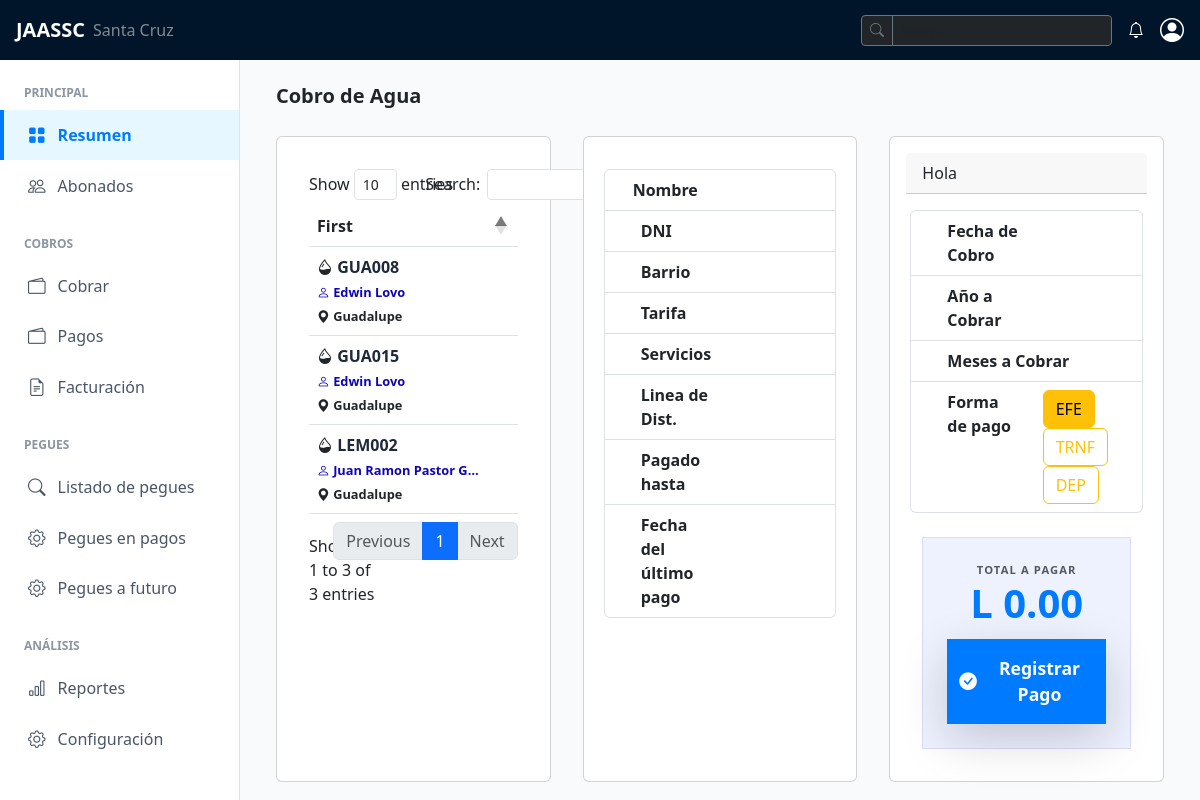
Before: /cobros/facturacion/ with the older database file.
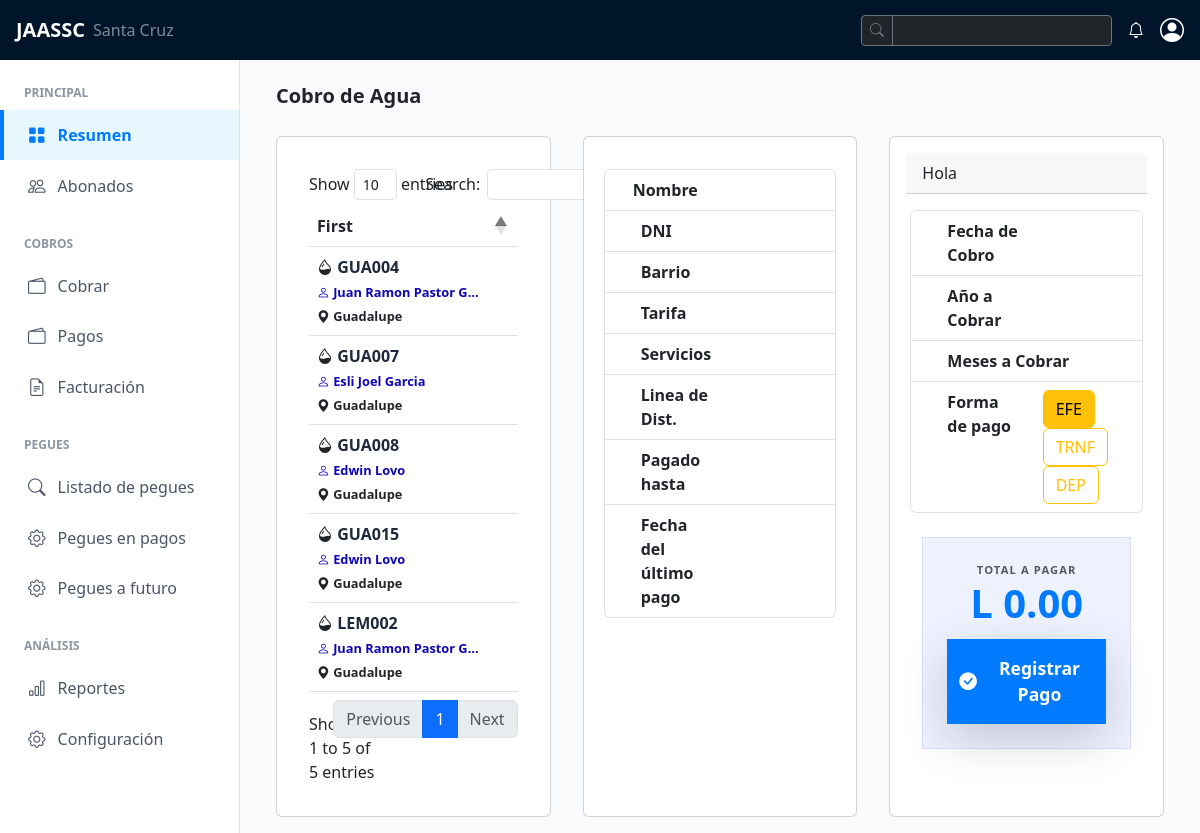
After: the same page with the newer database file.
### pegues/models.py (models this page shows, shortened)
class Pegue(models.Model):
    codigo_pegue = models.CharField(max_length=6, unique=True, validators=[
            RegexValidator(
                regex=r'^[A-Z0-9]*$',
                message='Solo se permiten letras mayúsculas y números.',
                code='invalid_uppercase'
            )
        ])
    abonado = models.ForeignKey(Abonado, on_delete=models.CASCADE, related_name="pegues")
    barrio = models.ForeignKey(Barrio, on_delete=models.PROTECT, related_name="abonados")
    linea_distribucion = models.ForeignKey(LineaDistribucion,on_delete=models.PROTECT, related_name="abonados", blank=True, null=True)
    estado = models.CharField(choices=[('HAB', 'Habilitada'), ('INH', 'Inhabilitada'), ('CRT', 'Cortada')], max_length=10, default='HAB')
    tipo = models.CharField(choices=[('VIV', 'Vivienda'), ('COR', 'Corral'), ('SOL', 'Solar'), ('COM', 'Comercio')], max_length=10, default='VIV')
    servicios = models.ManyToManyField(Servicio, related_name="abonados")
    fecha_instalacion = models.DateField(auto_now_add=True)

### abonados/models.py (models this page shows, shortened)
class Abonado(models.Model):
    nombre = models.CharField(max_length=100)
    dni = models.CharField(max_length=13, unique=True, blank=True, null=True, default="")
    telefono = models.CharField(max_length=8, blank=True, null=True)

### barrios/models.py (models this page shows, shortened)
class Barrio(models.Model):
    nombre = models.CharField(max_length=100, unique=True)
    descripcion = models.TextField(blank=True, null=True)
    class Meta:
        ordering = ["nombre"]

### cobros/views.py (the view)
# urls.py: path("facturacion/", views.facturacion, name="facturacion"),
def facturacion(request):
    pegues = Pegue.objects.all().select_related('abonado').filter(estado='HAB')
    return render(request, "facturacion.html", {"pegues": pegues})

### cobros/templates/facturacion.html (shortened to what the changed rows need)
{% extends "index.html" %}
{% block content %}
<div class="row ">
    <div class=" col-xl col-lg-4 col-md-12 col-sm-12 card p-3 m-3">
        <div class="card-body">
            <table id="dataTable" class="table table-hover">
                <thead>
                    <tr>
                        <th scope="col">First</th>
                    </tr>
                </thead>
                <tbody>
                    {% for p in pegues %}
                    <tr>
                        <td class="link_abonado" id="{{p.codigo_pegue }}">
                            <i class="bi bi-droplet-half fs-6"></i>
                            <span class="abonado-title">{{ p.codigo_pegue }}</span></br>
                            <span class="pegue-code"><i class="bi bi-person "></i>  {{ p.abonado.nombre | truncatechars:20 }}</span></br>
                            <span class="pegue-barrio"><i class="bi bi-geo-alt-fill "></i>   {{ p.barrio.nombre }}</span></br>
                        </td>
                    </tr>
                    {% endfor %}
                </tbody>
            </table>
        </div>
    </div>
</div>
{% endblock %}

Changed rows visible on the page:
now on this page (row edited): Pegue: codigo_pegue "GUA004", abonado.nombre "Juan Ramon Pastor G…", barrio.nombre "Guadalupe"
added Pegue: codigo_pegue "GUA007", abonado.nombre "Esli Joel Garcia", barrio.nombre "Guadalupe"
Other visible differences:
text written by a page script: "Show entries Search: Showing 1 to 3 of 3 entries Previous 1 Next" → "Show entries Search: Showing 1 to 5 of 5 entries Previous 1 Next"
